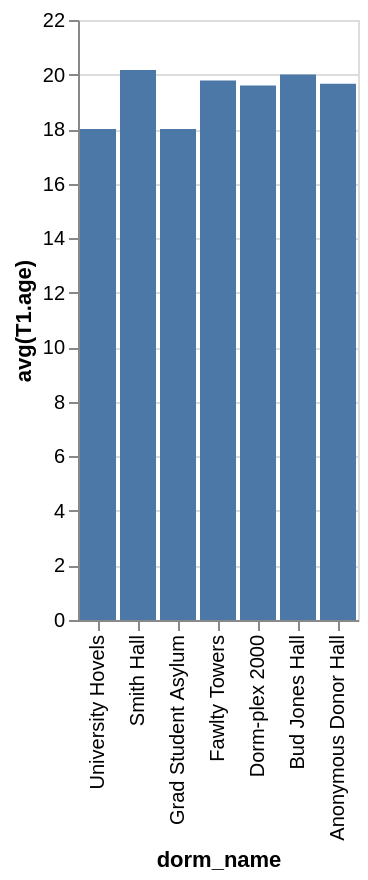

The Vega-Lite source for this figure:
### Vega-Lite specification from a JSON file in a GitHub repository (floating-point values rounded to 4 significant figures)
{"data": {"values": [{"x_data": "University Hovels", "y_data": 18}, {"x_data": "Smith Hall", "y_data": 20.17}, {"x_data": "Grad Student Asylum", "y_data": 18}, {"x_data": "Fawlty Towers", "y_data": 19.78}, {"x_data": "Dorm-plex 2000", "y_data": 19.6}, {"x_data": "Bud Jones Hall", "y_data": 20}, {"x_data": "Anonymous Donor Hall", "y_data": 19.67}]}, "mark": "bar", "encoding": {"x": {"field": "x_data", "type": "nominal", "title": "dorm_name", "sort": "descending"}, "y": {"field": "y_data", "type": "quantitative", "title": "avg(T1.age)"}}}
